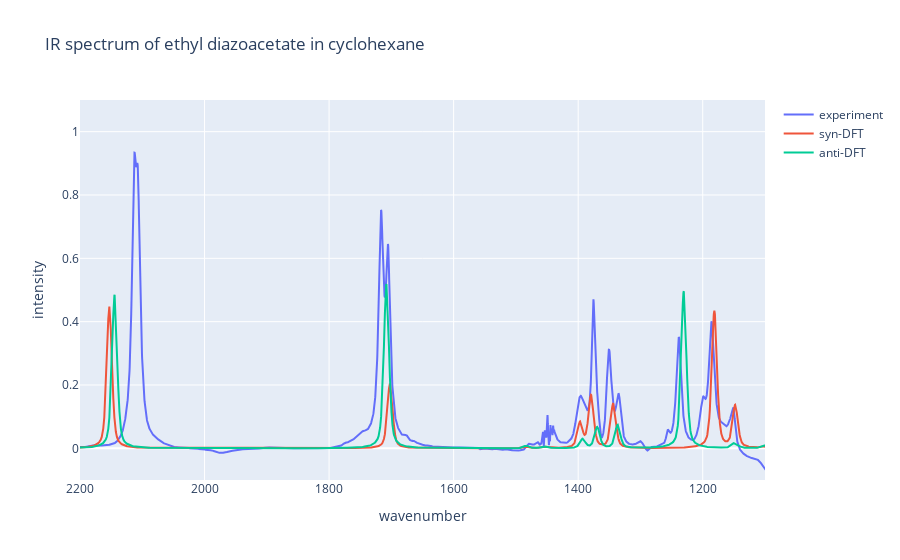

Notebook source saved alongside this figure:
### Code cell
# first lets plot the data using plotly
# plotly offers excellent interactivity in an ipynb
import plotly.graph_objects as go

xscale = 1
yscale = 0.0015

fig = go.Figure()

# Adding the line plot for 'Ethyldiazoacetate'
fig.add_trace(go.Scatter(
    x=data['wavenumber'],
    y=data['intensity'],
    mode='lines',
    name='experiment',
))

# Adding the line plot for 'syn-DFT'
fig.add_trace(go.Scatter(
    x=syn['wavenumber'] * xscale,
    y=syn['intensity'] * yscale,
    mode='lines',
    name='syn-DFT',
))

# Adding the line plot for 'anti-DFT'
fig.add_trace(go.Scatter(
    x=anti['wavenumber'] * xscale,
    y=anti['intensity'] * yscale,
    mode='lines',
    name='anti-DFT',
))

# Updating the layout
fig.update_layout(
    title='IR spectrum of ethyl diazoacetate in cyclohexane',
    xaxis_title='wavenumber',
    yaxis_title='intensity',
    xaxis_range=[2200, 1100],
    yaxis_range=[-0.1, 1.1],
)

fig.show("png") # this line shows a png preview so that you can see it on github
fig.show() # this line shows the actual plot

### Figure 1 — Plotly figure (JSON) as saved in the notebook; plotly's stock layout.template omitted (floating-point values rounded to 4 significant figures; data arrays with more than 128 entries replaced by an {"elided": "..."} marker saying what was removed)
{"data": [{"mode": "lines", "name": "experiment", "type": "scatter", "x": {"elided": "12001 float values"}, "y": {"elided": "12001 float values"}}, {"mode": "lines", "name": "syn-DFT", "type": "scatter", "x": {"elided": "5501 float values"}, "y": {"elided": "5501 float values"}}, {"mode": "lines", "name": "anti-DFT", "type": "scatter", "x": {"elided": "5501 float values"}, "y": {"elided": "5501 float values"}}], "layout": {"title": {"text": "IR spectrum of ethyl diazoacetate in cyclohexane"}, "xaxis": {"range": [2200, 1100], "title": {"text": "wavenumber"}}, "yaxis": {"range": [-0.1, 1.1], "title": {"text": "intensity"}}}}
